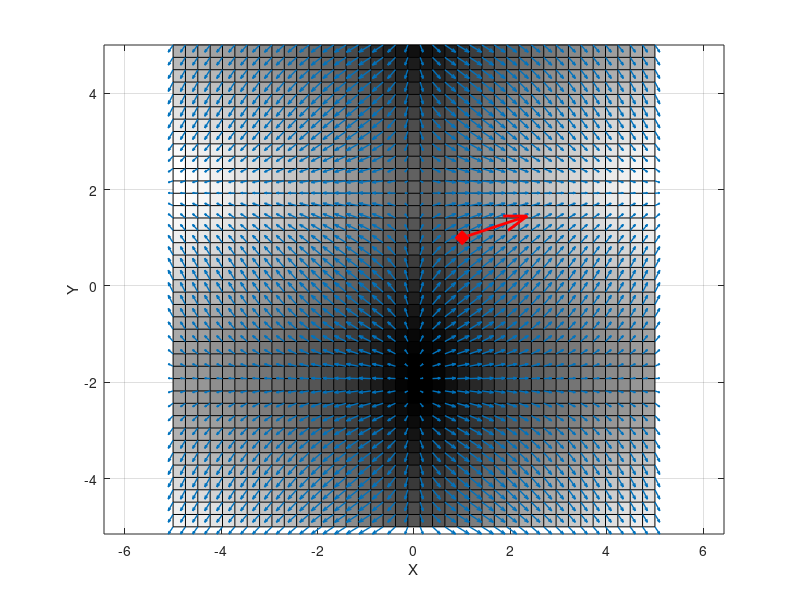

Reproduce this figure in MATLAB.
clear

ng = 40;
x = linspace(-5,5,ng)';
y = linspace(-5,5,ng)';
[X,Y] = meshgrid(x,y);

% temperature function
a = 2.5/pi;
T = sin(a*Y) + log(1+X.^2);

figure(1),clf
pcolor(x,y,T), hold on
axis tight equal, box on, grid on
xlabel('X'), ylabel('Y'), zlabel('T(X,Y)')
colormap(gray)

% compute gradients and plot it
[Tx,Ty] = gradient(T,x,y);
quiver(X,Y,Tx,Ty,'LineWidth',1)

% boat at (1,1,0) moving in the direction <1,1,1>
Tvalb = sin(a*1) + log(1+1^2);
% plot3(1,1,Tvalb,'rd','MarkerFaceColor','r','MarkerSize',10)
% quiver3(1,1,Tvalb,1,1,0,'r','LineWidth',2)
plot(1,1,'rd','MarkerFaceColor','r','MarkerSize',10)
quiver(1,1,3/2,1/2,'r','LineWidth',2)